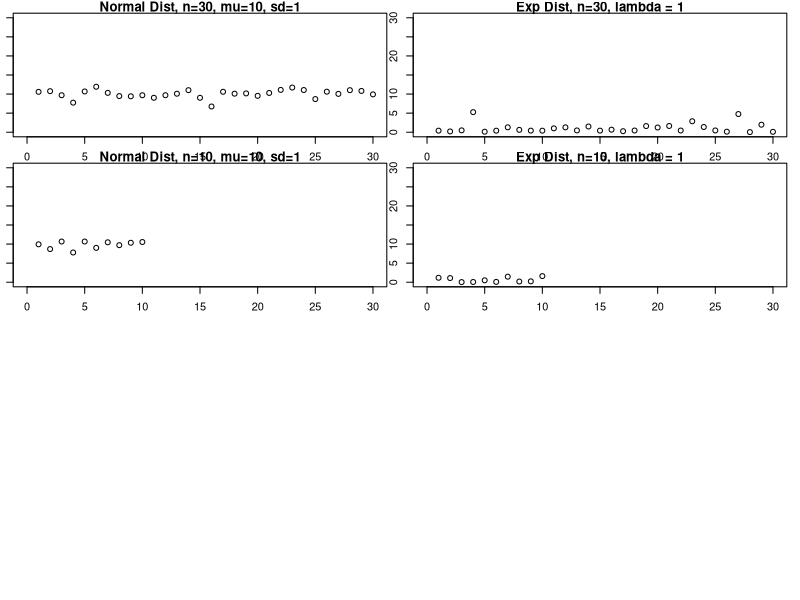
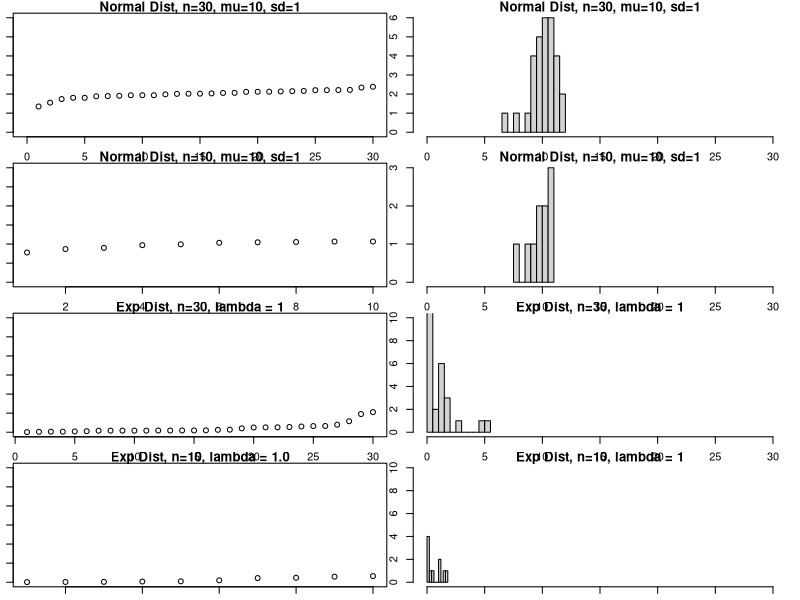
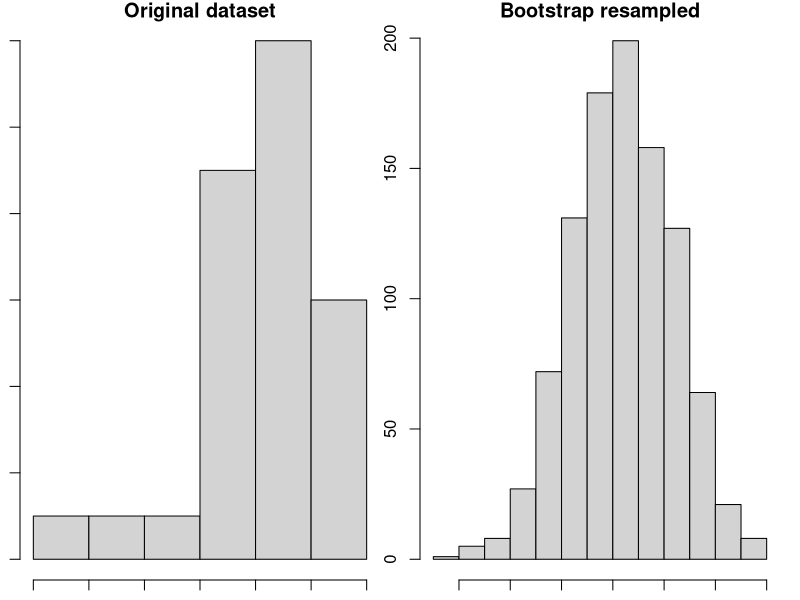
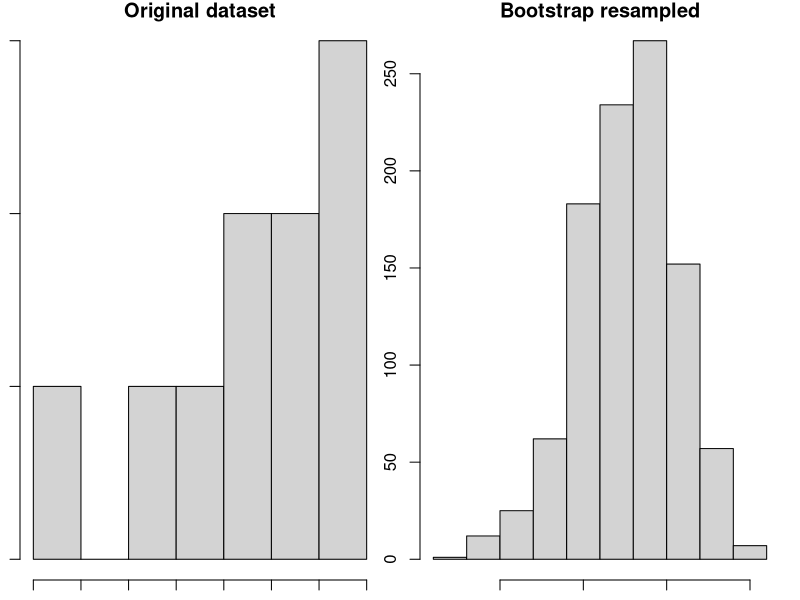
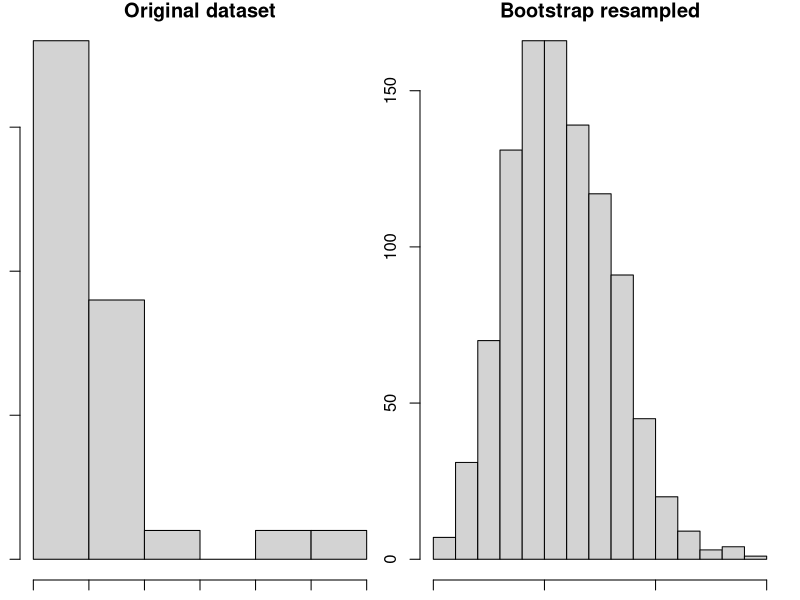
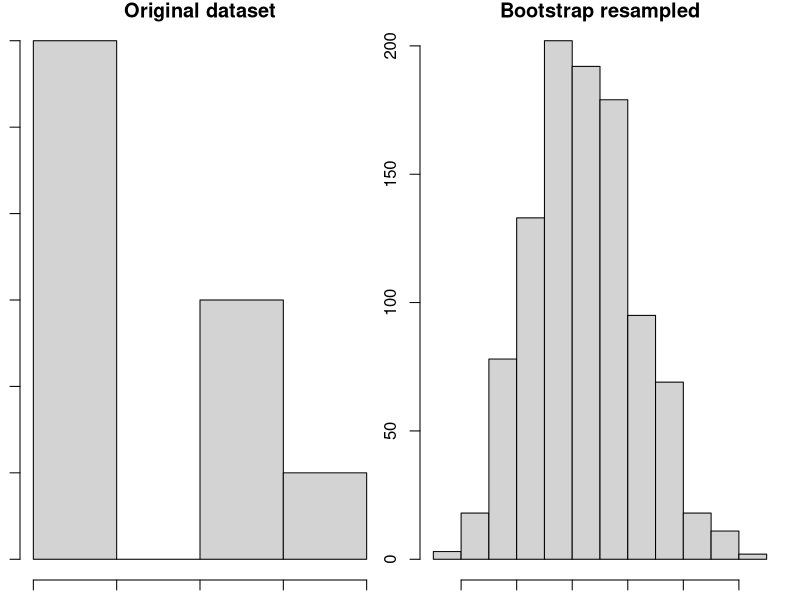

Recreate these plots in R, in order.
## ---- chunk 1
require("boot")
require("psych")
knitr::opts_chunk$set(echo = TRUE)
## ---- chunk 2
Normal.dataset.n30mu10s1 <- rnorm(30,10,1)
Normal.dataset.n10mu10s1 <- rnorm(10,10,1)
Normal.dataset.n30mu15s1 <- rnorm(30,15,1)

Exponential.dataset.n30lambda1.0 <- rexp(30,1)
Exponential.dataset.n10lambda1.0 <- rexp(10,1)
#Exponential.dataset.n30lambda0.25 <- rexp(30,.25)
## ---- chunk 3
head(Normal.dataset.n30mu10s1, n= 10)
head(Normal.dataset.n10mu10s1, n= 10) 
#head(Normal.dataset.n30mu15s1, n= 10) 

head(Exponential.dataset.n30lambda1.0, n= 10) 
head(Exponential.dataset.n10lambda1.0, n= 10)
#head(Exponential.dataset.n30lambda0.5, n= 10) 

## ---- chunk 4

par(mfrow=c(4,2),mar=c(1,1,1,1))

plot(Normal.dataset.n30mu10s1,xlim=c(0,30), ylim=c(0,30), main="Normal Dist, n=30, mu=10, sd=1")
plot(Exponential.dataset.n30lambda1.0,xlim=c(0,30), ylim=c(0,30), main="Exp Dist, n=30, lambda = 1")

plot(Normal.dataset.n10mu10s1,xlim=c(0,30), ylim=c(0,30), main="Normal Dist, n=10, mu=10, sd=1")
plot(Exponential.dataset.n10lambda1.0,xlim=c(0,30), ylim=c(0,30), main="Exp Dist, n=10, lambda = 1")

#plot(Normal.dataset.n30mu15s1,xlim=c(0,30), ylim=c(0,30), main="Normal Dist, n=30, mu=15, sd=1")
#plot(Exponential.dataset.n30lambda0.25,xlim=c(0,30), ylim=c(0,30), main="Exp Dist, n=30, lambda = 0.25")
## ---- chunk 5

par(mfrow=c(4,2),mar=c(1,1,1,1))

plot(sort(Normal.dataset.n30mu10s1), xlim=c(0,30), ylim=c(0,30), main="Normal Dist, n=30, mu=10, sd=1")
hist(Normal.dataset.n30mu10s1,breaks = 10,xlim=c(0,30), main="Normal Dist, n=30, mu=10, sd=1")

plot(sort(Normal.dataset.n10mu10s1), ylim=c(0,30), main="Normal Dist, n=10, mu=10, sd=1")
hist(Normal.dataset.n10mu10s1,breaks = 10,xlim=c(0,30), main="Normal Dist, n=10, mu=10, sd=1")

#plot(sort(Normal.dataset.n30mu15s1), ylim=c(0,30), main="Normal Dist, n=30, mu=15, sd=1")
#hist(Normal.dataset.n30mu15s1,breaks = 10,xlim=c(0,30), main="Normal Dist, n=30, mu=15, sd=1")

plot(sort(Exponential.dataset.n30lambda1.0), ylim=c(0,30), main="Exp Dist, n=30, lambda = 1")
hist(Exponential.dataset.n30lambda1.0,breaks = 10,xlim=c(0,30), ylim=c(0,10), main="Exp Dist, n=30, lambda = 1")

plot(sort(Exponential.dataset.n10lambda1.0), ylim=c(0,30), main="Exp Dist, n=10, lambda = 1.0")
hist(Exponential.dataset.n10lambda1.0,breaks = 10, xlim=c(0,30),ylim=c(0,10), main="Exp Dist, n=10, lambda = 1")

#plot(sort(Exponential.dataset.n30lambda0.25), ylim=c(0,30), main="Exp Dist, n=30, lambda = 0.25")
#hist(Exponential.dataset.n30lambda0.25,breaks=10, xlim=c(0,30),ylim=c(0,10), main="Exp Dist, n=30, lambda = 0.25")

## ---- chunk 6
R <- 1000
Normal.dataset.n30mu10s1.resample <- numeric(R)
Normal.dataset.n10mu10s1.resample <- numeric(R)
#Normal.dataset.n30mu15s1.resample <- numeric(R)
Exponential.dataset.n30lambda1.0.resample <- numeric(R)
Exponential.dataset.n10lambda1.0.resample <- numeric(R)
#Exponential.dataset.n30lambda0.25.resample <- numeric(R)

############################################################
x=Normal.dataset.n30mu10s1
mean(x)
for (i in 1:R) {
  sample <- sample(x, size = length(x), replace = TRUE)
  Normal.dataset.n30mu10s1.resample[i] = mean(sample)
}

par(mfrow = c(1,2))
hist(Normal.dataset.n30mu10s1, main="Original dataset", xlab="Normal Dist, n=30, mu=10, sd=1")
hist(Normal.dataset.n30mu10s1.resample, main="Bootstrap resampled", xlab="Normal Dist")
print("Original dataset")
describe(Normal.dataset.n30mu10s1)
print("Resampled dataset")
describe(Normal.dataset.n30mu10s1.resample)

###########################################################
x=Normal.dataset.n10mu10s1
mean(x)
for (i in 1:R) {
  sample <- sample(x, size = length(x), replace = TRUE)
  Normal.dataset.n10mu10s1.resample[i] = mean(sample)
}

par(mfrow = c(1,2))
hist(Normal.dataset.n10mu10s1, main="Original dataset", xlab="Normal Dist, n=10, mu=10, sd=1")
hist(Normal.dataset.n10mu10s1.resample, main="Bootstrap resampled", xlab="Normal Dist")
print("Original dataset")
describe(Normal.dataset.n10mu10s1)
print("Resampled dataset")
describe(Normal.dataset.n10mu10s1.resample)
################################################################
# x=Normal.dataset.n30mu15s1
# mean(x)
# for (i in 1:R) {
#   sample <- sample(x, size = length(x), replace = TRUE)
#   Normal.dataset.n30mu15s1.resample[i] = mean(sample)
# }
# 
# par(mfrow = c(1,2))
# hist(Normal.dataset.n30mu10s1, main="Original dataset", xlab ="Normal Dist, n=30, mu=15, sd=1")
# hist(Normal.dataset.n30mu10s1.resample, main="Bootstrap resampled", xlab ="Normal Dist, n=30, mu=15, sd=1")
# describe(Normal.dataset.n30mu15s1)
# describe(Normal.dataset.n30mu15s1.resample)
# 


##############################################################
##########################################################
x=Exponential.dataset.n30lambda1.0
resamplex = Exponential.dataset.n30lambda1.0.resample
mean(x)
for (i in 1:R) {
  sample <- sample(x, size = length(x), replace = TRUE)
  resamplex[i] = mean(sample)
}

par(mfrow = c(1,2))
hist(x, main="Original dataset", xlab="Exponential, n=30, lambda = 1.0")
hist(resamplex, main="Bootstrap resampled", xlab="Exponential")
print("Original dataset")
describe(x)
print("Resampled dataset")
describe(resamplex)

##########################################################
x=Exponential.dataset.n10lambda1.0
resamplex = Exponential.dataset.n10lambda1.0.resample
mean(x)
for (i in 1:R) {
  sample <- sample(x, size = length(x), replace = TRUE)
  resamplex[i] = mean(sample)
}

par(mfrow = c(1,2))
hist(x, main="Original dataset", xlab="Exponential, n=10, lambda = 1.0")
hist(resamplex, main="Bootstrap resampled", xlab="Exponential")
print("Original dataset")
describe(x)
print("Resampled dataset")
describe(resamplex)



